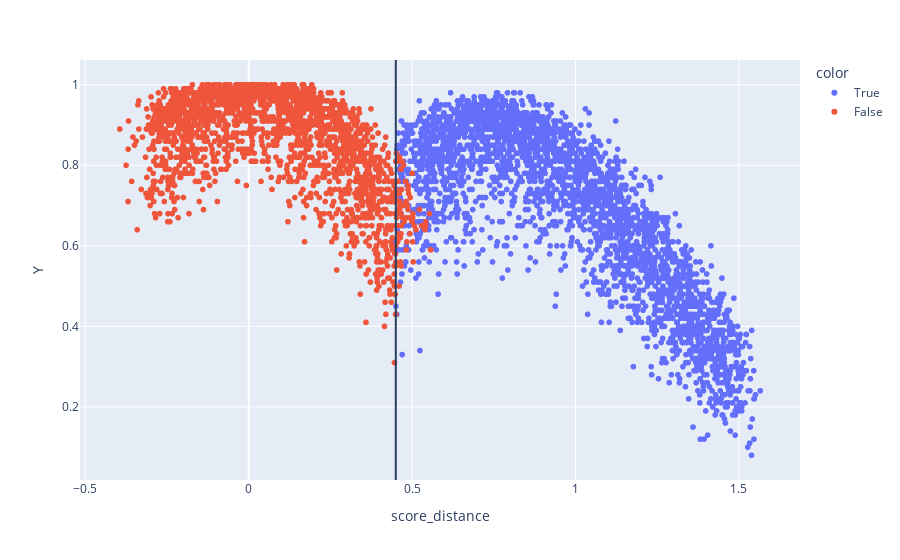

The code cell stored with this chart in its notebook:
### Markdown cell above
## DGP Visualization

### Code cell
data = datasets.dgp_area_yield(**{**params, 'n_obs': 5000, 'seed': 8})

# improved_points = data['score_improvement'] >= 0.0
# data = {k:v[improved_points] for k,v in data.items()}

fig = px.scatter(x=data['score_distance'] ,y=data['Y'], color=data['D'], labels=dict(x="score_distance", y="Y"), hover_data={'score_improvement': data['score_improvement'], 'score_distance_act': data['score_distance_act'], 'score_improvement_act': data['score_improvement_act']}) 
fig.add_vline(x=params['treatment_dist'])

### Figure 1 — Plotly figure (JSON) as saved in the notebook; plotly's stock layout.template omitted (floating-point values rounded to 4 significant figures; data arrays with more than 128 entries replaced by an {"elided": "..."} marker saying what was removed)
{"data": [{"customdata": {"elided": "2916x3 float values"}, "hovertemplate": "color=True<br>score_distance=%{x}<br>Y=%{y}<br>score_improvement=%{customdata[0]}<br>score_distance_act=%{customdata[1]}<br>score_improvement_act=%{customdata[2]}<extra></extra>", "legendgroup": "True", "marker": {"color": "#636efa", "symbol": "circle"}, "mode": "markers", "name": "True", "showlegend": true, "type": "scattergl", "x": {"elided": "2916 float values"}, "xaxis": "x", "y": {"elided": "2916 float values"}, "yaxis": "y"}, {"customdata": {"elided": "2084x3 float values"}, "hovertemplate": "color=False<br>score_distance=%{x}<br>Y=%{y}<br>score_improvement=%{customdata[0]}<br>score_distance_act=%{customdata[1]}<br>score_improvement_act=%{customdata[2]}<extra></extra>", "legendgroup": "False", "marker": {"color": "#EF553B", "symbol": "circle"}, "mode": "markers", "name": "False", "showlegend": true, "type": "scattergl", "x": {"elided": "2084 float values"}, "xaxis": "x", "y": {"elided": "2084 float values"}, "yaxis": "y"}], "layout": {"legend": {"title": {"text": "color"}, "tracegroupgap": 0}, "margin": {"t": 60}, "shapes": [{"type": "line", "x0": 0.45, "x1": 0.45, "xref": "x", "y0": 0, "y1": 1, "yref": "y domain"}], "xaxis": {"anchor": "y", "domain": [0, 1], "title": {"text": "score_distance"}}, "yaxis": {"anchor": "x", "domain": [0, 1], "title": {"text": "Y"}}}}
